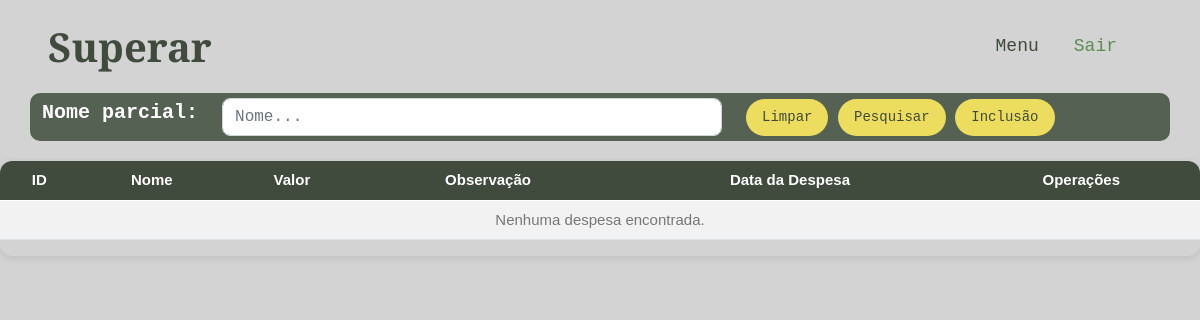
Before: /lancselect.php (signed in) with the older database file.
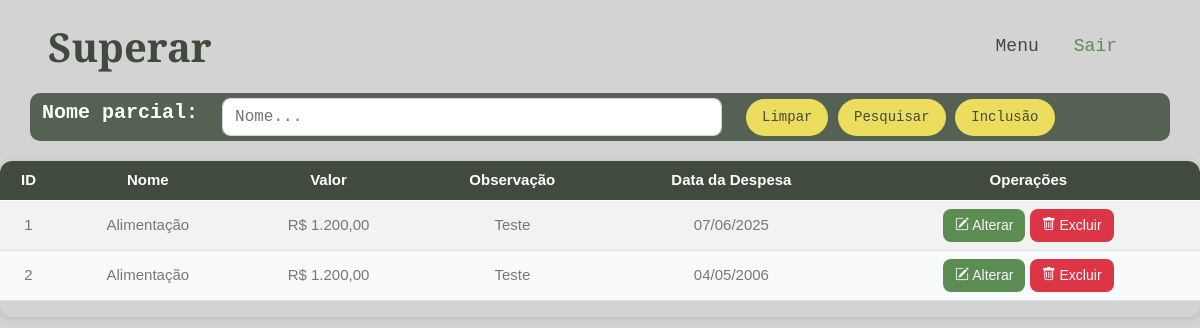
After: the same page with the newer database file.
### tables this page shows
CREATE TABLE `despesa` (
  `id` int(11) NOT NULL,
  `idtipodespesa` int(11) DEFAULT NULL,
  `data` date DEFAULT NULL,
  `valor` decimal(10,2) DEFAULT NULL,
  `observacao` varchar(255) DEFAULT NULL
);

CREATE TABLE `tipodespesa` (
  `id` int(11) NOT NULL,
  `nome` varchar(255) NOT NULL
);

### lancselect.php (the view, shortened to what this page needs)
<?php
include('connect.php');
$sql = 'select d.id, td.nome, d.data data, d.valor, d.observacao from despesa d
        inner join tipodespesa td
        on td.id = d.idtipodespesa ORDER BY td.nome ASC';
$pesqnome = '';
$result = mysqli_query($con, $sql);
?>
<!DOCTYPE html>
<html lang="en">
<head>
    <link href="https://cdnjs.cloudflare.com/ajax/libs/font-awesome/5.10.0/css/all.min.css" rel="stylesheet">
    <link href="https://cdn.jsdelivr.net/npm/bootstrap-icons@1.4.1/font/bootstrap-icons.css" rel="stylesheet">
    <link href="lib/animate/animate.min.css" rel="stylesheet">
    <link href="lib/owlcarousel/assets/owl.carousel.min.css" rel="stylesheet">
    <link href="lib/lightbox/css/lightbox.min.css" rel="stylesheet">
    <link href="css/bootstrap.min.css" rel="stylesheet">
    <link href="css/style.css" rel="stylesheet">
</head>
<body>
    <nav class="navbar navbar-expand-lg  navbar-light sticky-top px-4 px-lg-5">
        <h1 class="m-0">Superar</h1>
        <div class="collapse navbar-collapse" id="navbarCollapse">
            <div class="navbar-nav ms-auto p-4 p-lg-0">
                <a href="menu.php" class="nav-item nav-link">Menu</a>
                <a href="logout.php" class="nav-item nav-link active">Sair</a>
            </div>
        </div>
    </nav>
    <div class="text-center mx-auto wow fadeInUp" data-wow-delay="0.1s">
        <div class="container" style="background-color: transparent;">
            <form method="post" action="">
                <div class="row align-items-center" style="background-color: #556152; padding-top:5px; padding-bottom:5px; border-radius: 10px;">
                    <div class="col-auto">
                        <h5 style="color: white;">Nome parcial:</h5>
                    </div>
                    <div class="col-auto">
                        <input type="text" name="pesqnome" id="pesqnome" class="form-control" placeholder="Nome..." style="width: 500px;" value="<?php echo $pesqnome; ?>">
                    </div>
                    <div class="col-auto">
                        <a href="lancselect.php" class="btn btn-secondary rounded-pill py-2 px-3">Limpar</a>
                        <button class="btn btn-secondary rounded-pill py-2 px-3" type="submit" name="submit">Pesquisar</button>
                        <a href="lancinsert.php" class="btn btn-secondary rounded-pill py-2 px-3">Inclusão</a>
                    </div>
                </div>
            </form>
        </div>
    </div>
    <div class="table-container">
        <table class="table table-striped table-hover align-middle">
            <thead>
                <tr>
                    <th scope="col">ID</th>
                    <th scope="col">Nome</th>
                    <th scope="col">Valor</th>
                    <th scope="col">Observação</th>
                    <th scope="col">Data da Despesa</th>
                    <th scope="col">Operações</th>
                </tr>
            </thead>
            <tbody>
                <?php
                if ($result && mysqli_num_rows($result) > 0) {
                    while ($row = mysqli_fetch_assoc($result)) {
                        $datadespesa = !empty($row['data']) ? date("d/m/Y", strtotime($row['data'])) : "-";
                        $valor = "R$ " . number_format($row['valor'], 2, ',', '.');
                        echo "<tr>
                  <td>{$row['id']}</td>
                  <td>{$row['nome']}</td>
                  <td>{$valor}</td>
                  <td>{$row['observacao']}</td>
                  <td>{$datadespesa}</td>
                  <td>
                      <a href='lancupdate.php?updateid={$row['id']}' class='btn btn-sm btn-primary'>
                        <i class='bi bi-pencil-square'></i> Alterar
                      </a>
                      <a href='lancdelete.php?deleteid={$row['id']}' class='btn btn-sm btn-danger'>
                        <i class='bi bi-trash'></i> Excluir
                      </a>
                  </td>
                </tr>";
                    }
                } else {
                    echo "<tr><td colspan='6' class='text-center'>Nenhuma despesa encontrada.</td></tr>";
                }
                ?>
            </tbody>
        </table>
    </div>
</body>
</html>

Changed rows visible on the page:
added despesa: id "1", idtipodespesa.nome "Alimentação", valor "R$ 1.200,00", observacao "Teste", data "07/06/2025"
added despesa: id "2", idtipodespesa.nome "Alimentação", valor "R$ 1.200,00", observacao "Teste", data "04/05/2006"
Other visible differences:
text no longer shown: "Nenhuma despesa encontrada."
